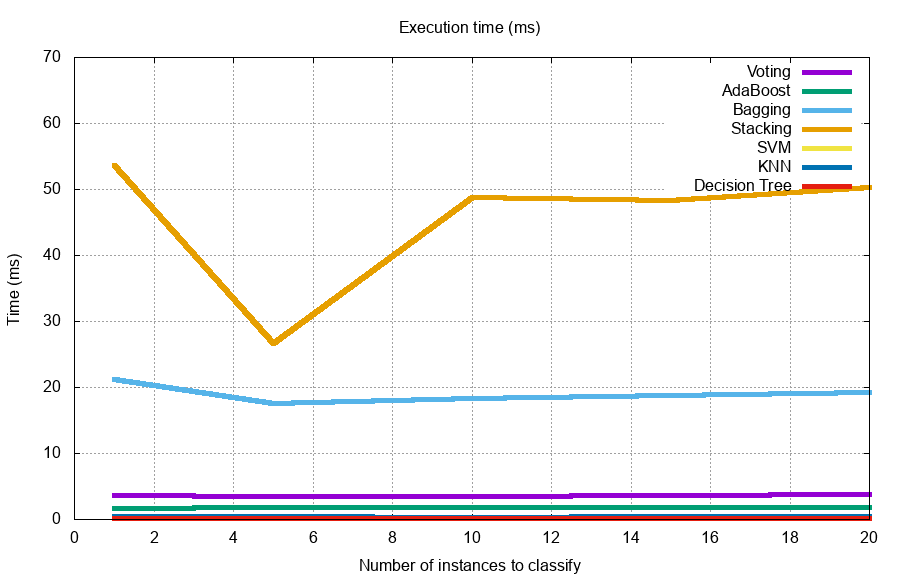

The gnuplot source for this figure:
set yrange [-1:70]

set boxwidth 0.25

set style fill solid 1.0 border rgb 'black'
set grid
set title "Execution time (ms)"

set xlabel "Number of instances to classify"
set ylabel "Time (ms)"

plot "time.dat" using 1:2 title 'Voting' with lines lw 5,\
     "time.dat" using 1:3 title 'AdaBoost' with lines lw 5,\
     "time.dat" using 1:4 title 'Bagging' with lines lw 5,\
     "time.dat" using 1:5 title 'Stacking' with lines lw 5,\
     "time.dat" using 1:6 title 'SVM' with lines lw 5,\
     "time.dat" using 1:7 title 'KNN' with lines lw 5,\
     "time.dat" using 1:8 title 'Decision Tree' with lines lw 5,\
     "time.dat" using 1:9 title 'MLP' with lines lw 5,\

set terminal png size 900,580 font "Helvetica"
set output 'time.png'

replot
